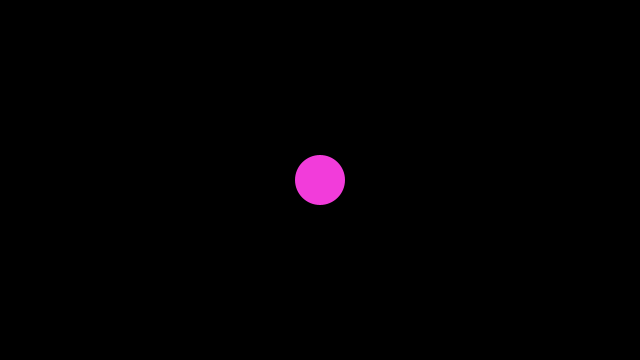
Frame 1 (no input)
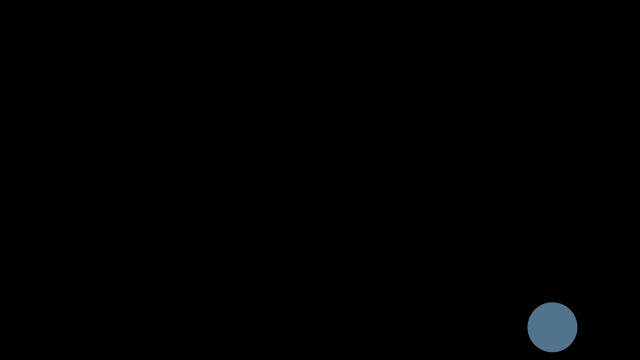
Frame 60 (the mouse pressed at the canvas centre just before this capture)
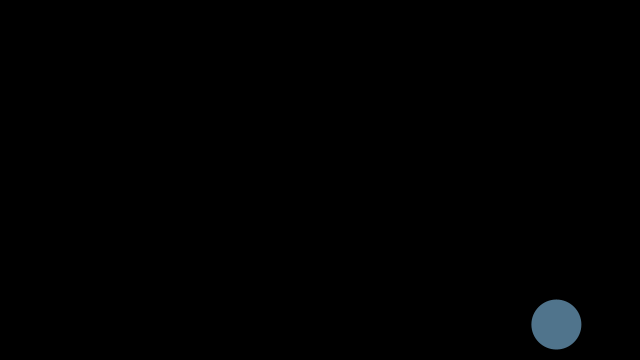
Frame 120 (the mouse held since frame 60 and released just before this capture)

The Processing sketch that drew these frames (run headless with seeded random() and noise(); from frame 60 on, the mouse is pressed at the canvas centre):

// Processing sketch: w2_stp22
// ── w2_stp22.pde
float x, y;
float speedX, speedY;
float rad = 25;
float r, g, b;
boolean stop = false;

void setup() {
  size(640, 360);
  noStroke();
  x = width * 0.5;
  y = height * 0.5;
  speedX = random(2, 5);
  speedY = random(2, 5);
  r = random(255);
  g = random(255);
  b = random(255);
}

void mousePressed() {
  stop = !stop;
}

void draw() {
  background(0);

  fill(r, g, b);

  circle(x, y, rad * 2);

  if (!stop) {
    x += speedX;
    y += speedY;
  }

  if (x >= width - rad || x <= 0 + rad) {
    speedX *= -1;
    r = random(255);
    g = random(255);
    b = random(255);
  }
  if (y >= height - rad || y <= 0 + rad) {
    speedY *= -1;
    r = random(255);
    g = random(255);
    b = random(255);
  }
}
